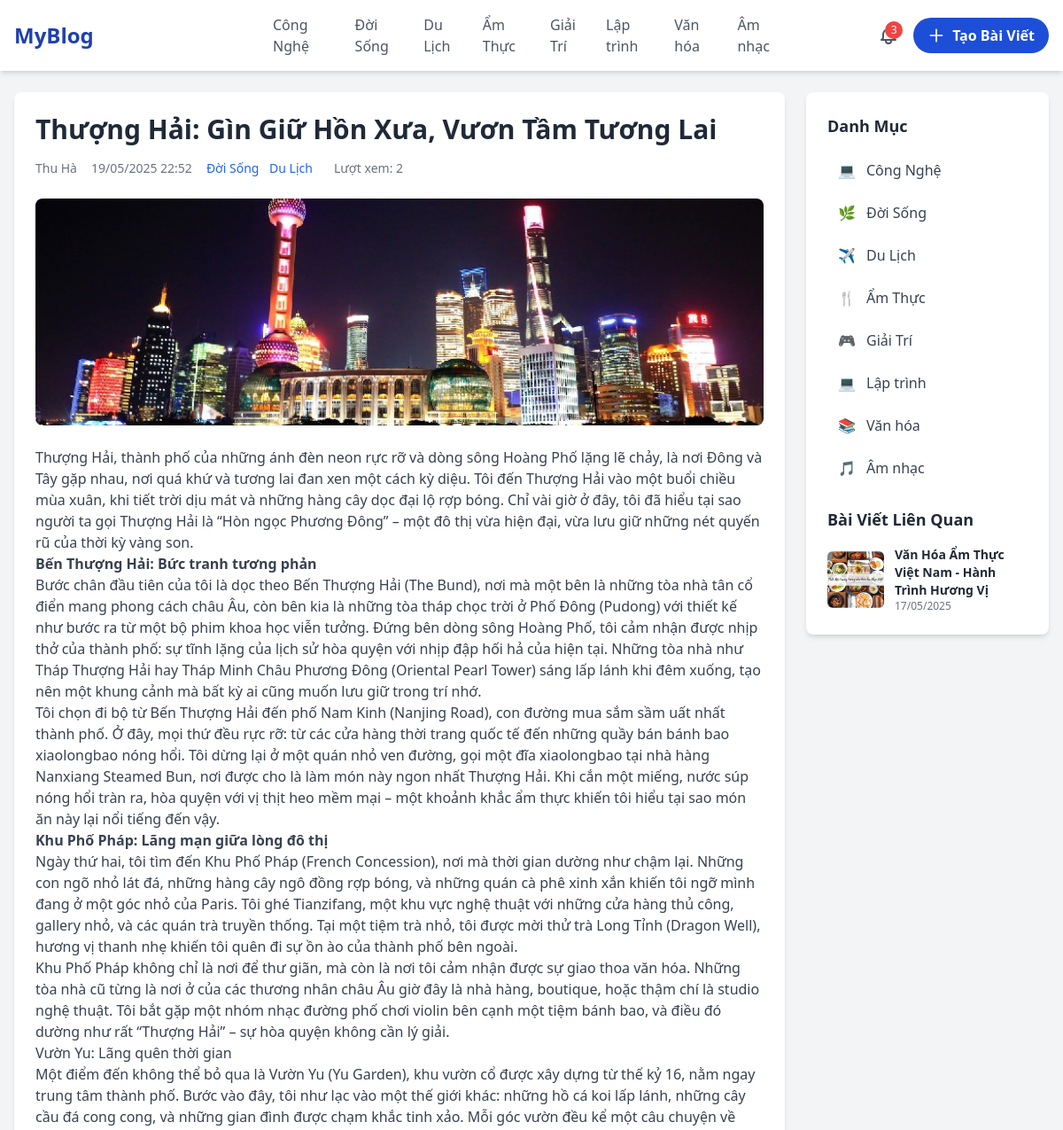
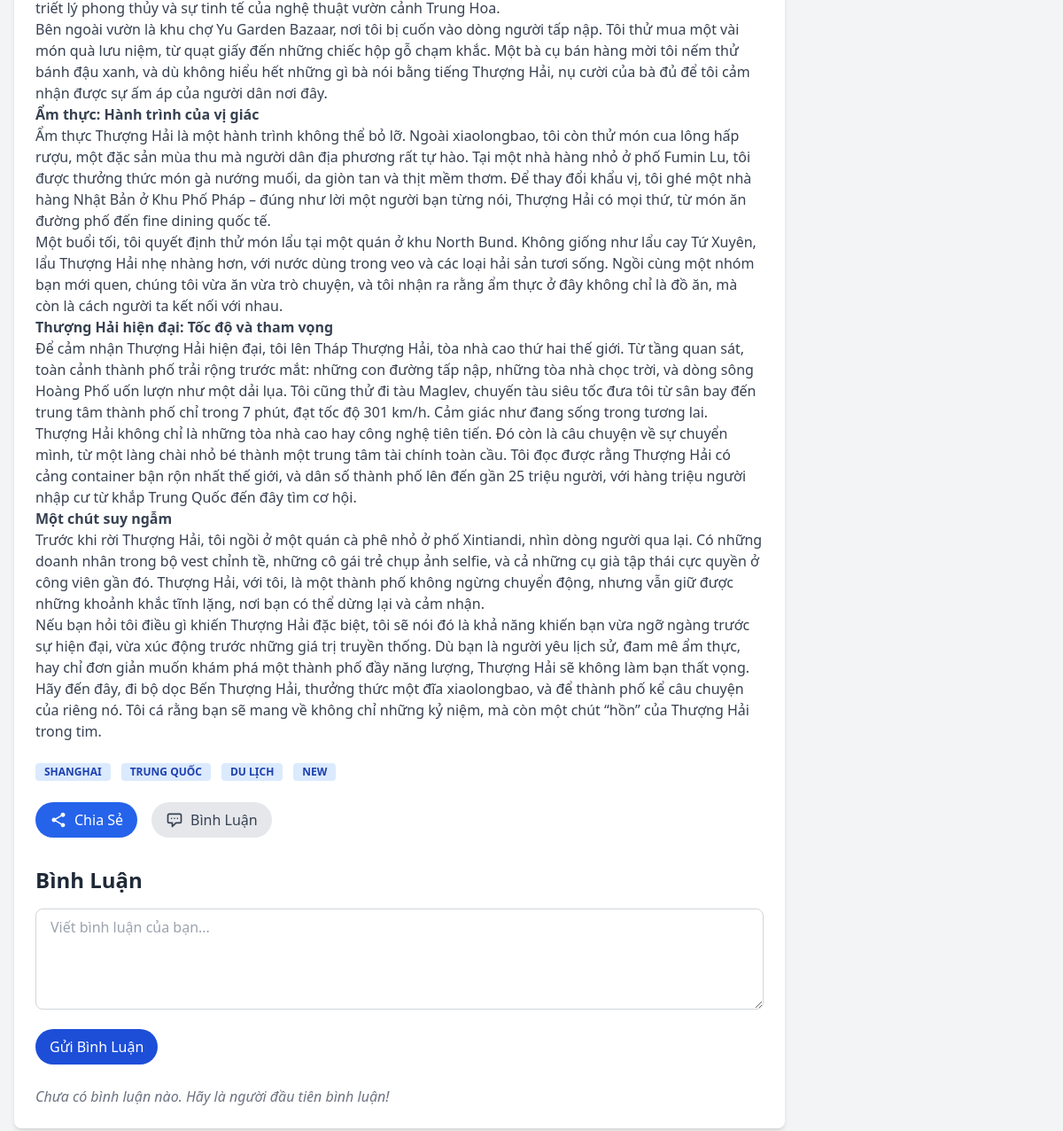
Screenshot of /baiviet/thuong-hai-gin-giu-hon-xua-vuon-tam-tuong-lai with the database file from the repository (2 pictures, top to bottom).
### app.py (models this page shows)
class Category(db.Model):
    __tablename__ = 'categories'
    id = db.Column(db.Integer, primary_key=True, autoincrement=True)
    name = db.Column(db.String(50))
    slug = db.Column(db.String(100), unique=True, nullable=False)
    posts = db.relationship('PostCategory', backref='category', lazy=True)

class Post(db.Model):
    __tablename__ = 'posts'
    id = db.Column(db.Integer, primary_key=True, autoincrement=True)
    user_id = db.Column(db.Integer, db.ForeignKey('users.id'), nullable=False)
    title = db.Column(db.String(255))
    slug = db.Column(db.String(255), unique=True, nullable=False)
    content = db.Column(db.Text)
    thumbnail_url = db.Column(db.String(255))
    description = db.Column(db.String(255))
    created_at = db.Column(db.DateTime, default=lambda: datetime.now(UTC))
    view_count = db.Column(db.Integer, default=0)
    status = db.Column(db.Enum('draft', 'published', 'archived', name='status_enum'), default='published')
    deleted_at = db.Column(db.DateTime, nullable=True)
    post_categories = db.relationship('PostCategory', backref='post', cascade="all, delete-orphan", lazy=True)
    comments = db.relationship('Comment', backref='post', cascade="all, delete-orphan", lazy='dynamic')
    tags = db.relationship('Tag', secondary='post_tags', back_populates='posts')

class User(db.Model):
    __tablename__ = 'users'
    id = db.Column(db.String(36), primary_key=True, default=lambda: str(uuid.uuid4()))
    name = db.Column(db.String(100))
    email = db.Column(db.String(100), unique=True)
    password = db.Column(db.String(100))
    mobile = db.Column(db.String(100))
    avatar_url = db.Column(db.String(255))
    bio = db.Column(db.Text)
    joined_date = db.Column(db.Date, default=date.today)
    posts = db.relationship('Post', backref='user', lazy=True)
    comments = db.relationship('Comment', backref='user', lazy=True)
    messages = db.relationship('Message', back_populates='user', lazy='dynamic')

class PostCategory(db.Model):
    __tablename__ = 'post_categories'
    post_id = db.Column(db.Integer, db.ForeignKey('posts.id'), primary_key=True)
    category_id = db.Column(db.Integer, db.ForeignKey('categories.id'), primary_key=True)

class Tag(db.Model):
    __tablename__ = 'tags'
    id = db.Column(db.Integer, primary_key=True, autoincrement=True)
    name = db.Column(db.String(50), unique=True, nullable=False)
    posts = db.relationship('Post', secondary='post_tags', back_populates='tags')

### app.py (the view)
@app.route('/baiviet/<string:slug>')
def post(slug):
    baiviet = Post.query.filter(Post.slug == slug, Post.deleted_at == None).first_or_404()
    tags = baiviet.tags
    comments = baiviet.comments.order_by(Comment.created_at.desc()).all()
    current_category_ids = [pc.category_id for pc in baiviet.post_categories]
    related_posts = Post.query.join(PostCategory).filter(
        PostCategory.category_id.in_(current_category_ids),
        Post.id != baiviet.id,
        Post.status == 'published'
    ).distinct().limit(5).all()
    vietnam_tz = timezone('Asia/Ho_Chi_Minh')
    created_at_vn = baiviet.created_at.astimezone(vietnam_tz)
    viewed_posts = session.get('viewed_posts', [])
    if baiviet.id not in viewed_posts:
        baiviet.view_count += 1
        db.session.commit()
        viewed_posts.append(baiviet.id)
        session['viewed_posts'] = viewed_posts
    return render_template("detail.html",
                           baiviet=baiviet,
                           created_at_vn=created_at_vn,
                           related_posts=related_posts,
                           comments=comments , tags=tags)

### app.py (called while the page is built)
@app.context_processor
def inject_categories():
    categories = Category.query.all()
    return dict(categories=categories)

### templates/detail.html (shortened to what this page needs)
{% extends "base.html" %}
{% block content %}
    <main
            class="container mx-auto max-w-7xl px-4 py-6 grid grid-cols-1 md:grid-cols-12 gap-6"
    >
        <section
                class="md:col-span-9 post-container bg-white shadow-md p-6 rounded-lg"
        >
            <div class="post-content">
                <h1 class="text-3xl font-bold text-gray-800 mb-4">
                    {{ baiviet.title }}
                </h1>
                <div class="flex flex-wrap gap-4 text-sm text-gray-500 mb-6">
            <span>
              <a href="/blogger/{{ baiviet.user.id }}" class="hover:text-blue-700">{{ baiviet.user.name }}</a>
            </span>
                    <span>{{ created_at_vn.strftime('%d/%m/%Y %H:%M') }}</span>
                    <span>
            {% for i in baiviet.post_categories %}
                <a href="{{ url_for('category', slug=i.category.slug) }}" class="text-blue-600 hover:underline">
                   <span class="me-2"> {{ i.category.name }}</span>
                </a>
            {% endfor %}
            </span>
                    <span>Lượt xem: {{ baiviet.view_count }}</span>
                </div>
                <img src="{{ url_for('static', filename= baiviet.thumbnail_url)}}"  class="w-full h-64 object-cover rounded-lg mb-6 post-image">
                <div class="prose prose-lg max-w-none text-gray-700">
                    {{ baiviet.content|safe }}
                </div>
                <div class="flex flex-wrap gap-2 mt-6 mb-6">
                    {% for tag in tags %}
                        <span class="bg-blue-100 text-blue-800 text-xs font-semibold px-2.5 py-0.5 rounded mr-1 uppercase">
                            {{ tag.name }}
                          </span>
                    {% endfor %}
                </div>
                <div class="flex gap-4 mb-6">
                    <button
                            class="flex items-center gap-2 px-4 py-2 bg-blue-600 text-white rounded-full hover:bg-blue-700 transition duration-300"
                            onclick="sharePost('https://myblog.com/post/hanoi')"
                    >
                        Chia Sẻ
                    </button>
                    <button
                            class="flex items-center gap-2 px-4 py-2 bg-gray-200 text-gray-700 rounded-full hover:bg-gray-300 transition duration-300"
                            onclick="scrollToComments()"
                    >
                        <svg
                                class="w-5 h-5"
                                fill="none"
                                stroke="currentColor"
                                viewBox="0 0 24 24"
                        >
                            <path
                                    stroke-linecap="round"
                                    stroke-linejoin="round"
                                    stroke-width="2"
                                    d="M8 10h.01M12 10h.01M16 10h.01M9 16H5a2 2 0 01-2-2V6a2 2 0 012-2h14a2 2 0 012 2v8a2 2 0 01-2 2h-5l-5 5v-5z"
                            />
                        </svg>
                        Bình Luận
                    </button>
                </div>
            </div>
            <section id="comments" class="mt-8">
                <h2 class="text-2xl font-bold text-gray-800 mb-4">Bình Luận</h2>
                <div id="comment-form" class="mb-6">
                <textarea
                        id="comment-content"
                        class="w-full px-4 py-2 border border-gray-300 rounded-lg focus:ring-2 focus:ring-blue-500 mb-4"
                        placeholder="Viết bình luận của bạn..."
                        rows="4"
                        required
                ></textarea>
                    <button type="button" id="submitComment"
                            class="px-4 py-2 bg-blue-700 text-white rounded-full hover:bg-blue-800 transition duration-300"
                    >
                        Gửi Bình Luận
                    </button>
                </div>
                <div class="space-y-6" id="comment-list">
                    {% if comments %}
                        {% for comment in comments %}
                            <div class="comment p-4 bg-gray-50 rounded-lg mb-4">
                                <div class="flex items-center gap-3 mb-2">
                                    <img
                                            src="{{ url_for('static', filename= comment.user.avatar_url)}}"
                                            alt="User Avatar"
                                            class="w-10 h-10 rounded-full object-cover"
                                    />
                                    <div>
                                        <p class="font-semibold text-gray-800">{{ comment.user.name }}</p>
                                        <p class="text-sm text-gray-500">{{ comment.created_at.strftime('%d/%m/%Y %H:%M') }}</p>
                                    </div>
                                </div>
                                <p class="text-gray-700">
                                    {{ comment.content }}
                                </p>
                            </div>
                        {% endfor %}
                    {% else %}
                        <p class="text-gray-500 italic">Chưa có bình luận nào. Hãy là người đầu tiên bình luận!</p>
                    {% endif %}
                </div>
            </section>
        </section>
        <aside
                class="md:col-span-3 bg-white shadow-md p-6 rounded-lg sticky-sidebar"
        >
            <div class="mb-6">
                <h3 class="text-lg font-semibold text-gray-800 mb-4">Danh Mục</h3>
                <ul class="space-y-2 text-base">
                    {% for category in categories %}
                        <li>
                            <a href="/danhmuc/{{ category.slug }}"
                               class="flex items-center px-3 py-2 rounded-md transition hover:bg-gray-100 text-gray-700">
                        <span class="mr-3">
                          {% if category.name == "Công Nghệ" %}💻
                          {% elif category.name == "Đời Sống" %}🌿
                          {% elif category.name == "Du Lịch" %}✈️
                          {% elif category.name == "Ẩm Thực" %}🍴
                          {% elif category.name == "Giải Trí" %}🎮
                          {% elif category.name == "Lập trình" %}💻
                          {% elif category.name == "Văn hóa" %}📚
                          {% elif category.name == "Âm nhạc" %}🎵
                          {% else %}📁
                          {% endif %}
                        </span>
                                {{ category.name }}
                            </a>
                        </li>
                    {% endfor %}
                </ul>
            </div>
            <div>
                <h3 class="text-lg font-semibold text-gray-800 mb-4">Bài Viết Liên Quan</h3>
                <ul class="space-y-4">
                    {% for post in related_posts %}
                        <li>
                            <a href="/danhmuc/{{ post.slug }}" class="flex items-center gap-3 hover:text-blue-700">
                                <img
                                        src="{{ url_for('static', filename=post.thumbnail_url) }}"
                                        alt="{{ post.title }}"
                                        class="w-16 h-16 object-cover rounded-md"
                                        loading="lazy"
                                />
                                <div>
                                    <p class="text-sm font-semibold text-gray-800">{{ post.title }}</p>
                                    <p class="text-xs text-gray-500">
                                        {{ post.created_at.strftime('%d/%m/%Y') if post.created_at else 'Chưa có ngày' }}
                                    </p>
                                </div>
                            </a>
                        </li>
                    {% else %}
                        <li>Không có bài viết liên quan.</li>
                    {% endfor %}
                </ul>
            </div>
        </aside>
    </main>
{% endblock %}

### templates/base.html (shortened to what this page needs)
<!DOCTYPE html>
<html lang="en">
<head>
    <link rel="stylesheet" href="{{ url_for('static', filename='style.css') }}" />
    <link href="https://cdn.jsdelivr.net/npm/sweetalert2@11/dist/sweetalert2.min.css" rel="stylesheet">
    <link rel="stylesheet" href="https://cdnjs.cloudflare.com/ajax/libs/font-awesome/6.7.2/css/all.min.css" />
</head>
<body class="bg-gray-100">
    <header class="bg-white shadow-md sticky top-0 z-40">
        <div
                class="container mx-auto max-w-7xl px-4 py-4 grid grid-cols-12 items-center"
        >
            <div class="col-span-3 flex items-center">
                <a href="/trangchu">
                    <h1 class="text-2xl font-bold text-blue-800 cursor-pointer">
                        MyBlog
                    </h1></a
                >
            </div>
            <nav
                    id="nav-menu"
                    class="md:flex col-span-6 justify-center items-center space-x-4 text-base font-medium"
            >
                {% for category in categories %}
                    <a href="/danhmuc/{{ category.slug }}" class="text-gray-600 hover:text-blue-700">
                        {{ category.name }}
                    </a>
                {% endfor %}
            </nav>
            <div class="col-span-3 flex justify-end items-center space-x-4">
                <button class="relative group">
                    <span
                            class="absolute -top-1 -right-1 bg-red-500 text-white text-xs rounded-full h-5 w-5 flex items-center justify-center"
                    >3</span
                    >
                </button>
                <a
                        href="/taobaiviet"
                        class="bg-blue-700 text-white text-base font-semibold px-4 py-2 rounded-full hover:bg-blue-800 hover:shadow-lg transition duration-300 ease-in-out flex items-center"
                >
                    <svg
                            class="w-5 h-5 mr-2"
                            fill="none"
                            stroke="currentColor"
                            viewBox="0 0 24 24"
                    >
                        <path
                                stroke-linecap="round"
                                stroke-linejoin="round"
                                stroke-width="2"
                                d="M12 4v16m8-8H4"
                        />
                    </svg>
                    Tạo Bài Viết
                </a>
            </div>
        </div>
    </header>
    <main>
        {% block content %}{% endblock %}
    </main>
    <script src="https://cdn.tailwindcss.com"></script>
</body>
</html>

### static/style.css (style rules this page uses)
.sticky-sidebar { position: -webkit-sticky; position: sticky; top: 100px; height: fit-content; max-height: calc(100vh - 120px); overflow-y: auto; }

### rows the page displays
Category: name "Công Nghệ"
Category: name "Đời Sống"
Category: name "Du Lịch"
Category: name "Ẩm Thực"
Category: name "Giải Trí"
Category: name "Lập trình"
Category: name "Văn hóa"
Category: name "Âm nhạc"
Post: title "Thượng Hải: Gìn Giữ Hồn Xưa, Vươn Tầm Tương Lai", view_count "2", thumbnail_url (picture), content "Thượng Hải, thành phố của những ánh đèn neon rực rỡ và dòng sông Hoàng Phố lặng lẽ chảy, là nơi Đông và Tây gặp nhau, nơi quá khứ và tương lai đan xen một cách kỳ diệu. Tôi đến Thượng Hải vào một buổi chiều mùa xuân, khi tiết trời dịu mát và những hàng cây dọc đại lộ rợp bóng. Chỉ vài giờ ở đây, tôi đã hiểu tại sao người ta gọi Thượng Hải là “Hòn ngọc Phương Đông” – một đô thị vừa hiện đại, vừa lưu giữ những nét quyến rũ của thời kỳ vàng son. Bến Thượng Hải: Bức tranh tương phản Bước chân đầu tiên của tôi là dọc theo Bến Thượng Hải (The Bund), nơi mà một bên là những tòa nhà tân cổ điển mang phong cách châu Âu, còn bên kia là những tòa tháp chọc trời ở Phố Đông (Pudong) với thiết kế như…"
User: user.name "Thu Hà"
PostCategory: category.name "Đời Sống"
PostCategory: category.name "Du Lịch"
Tag: name "SHANGHAI"
Tag: name "TRUNG QUỐC"
Tag: name "DU LỊCH"
Tag: name "NEW"
Post: thumbnail_url (picture), title "Văn Hóa Ẩm Thực Việt Nam - Hành Trình Hương Vị", created_at "17/05/2025"

### other values shown
{{ created_at_vn.strftime('%d/%m/%Y %H:%M') }} "19/05/2025 22:52"
